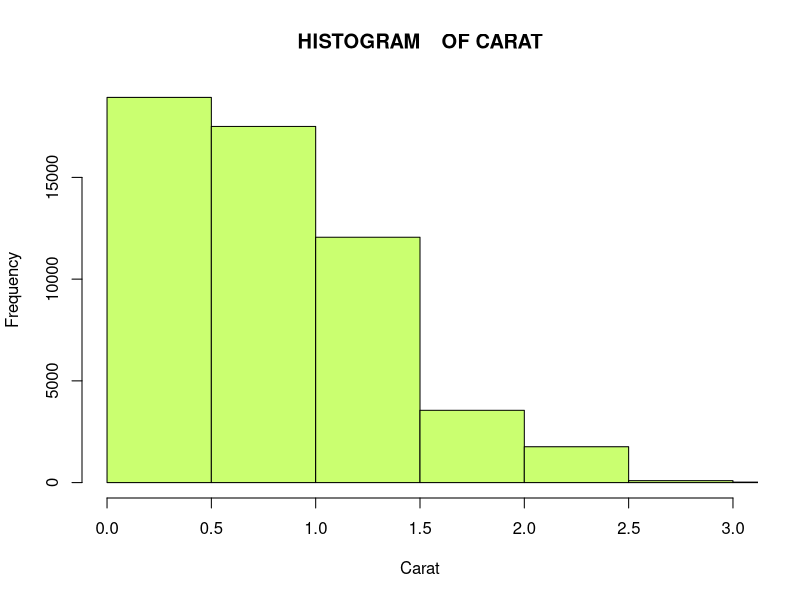
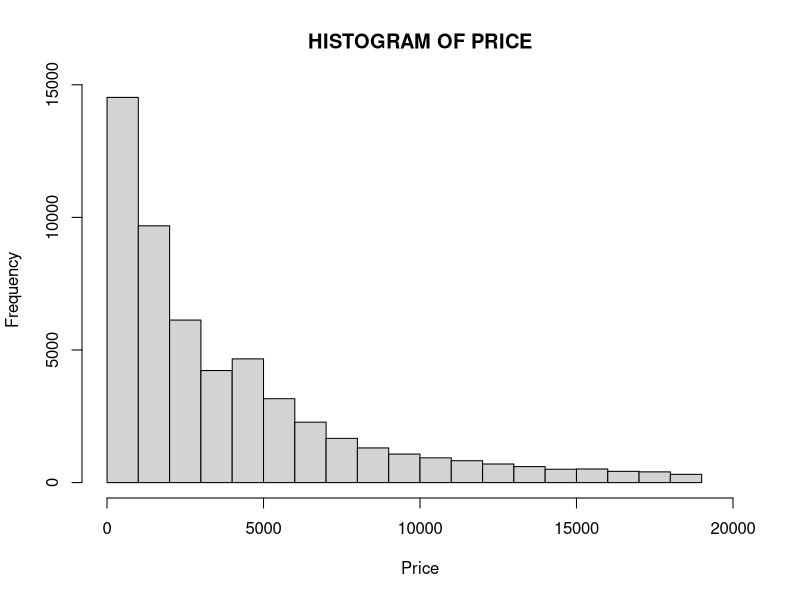
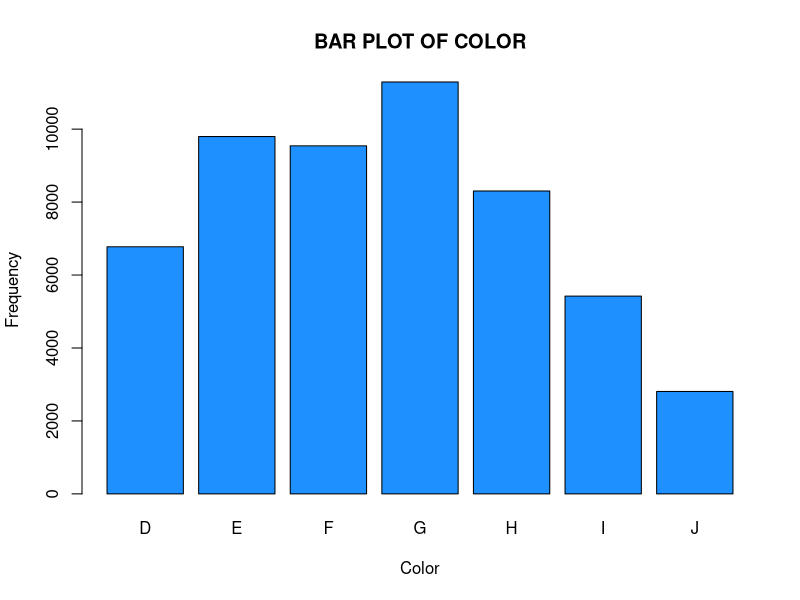
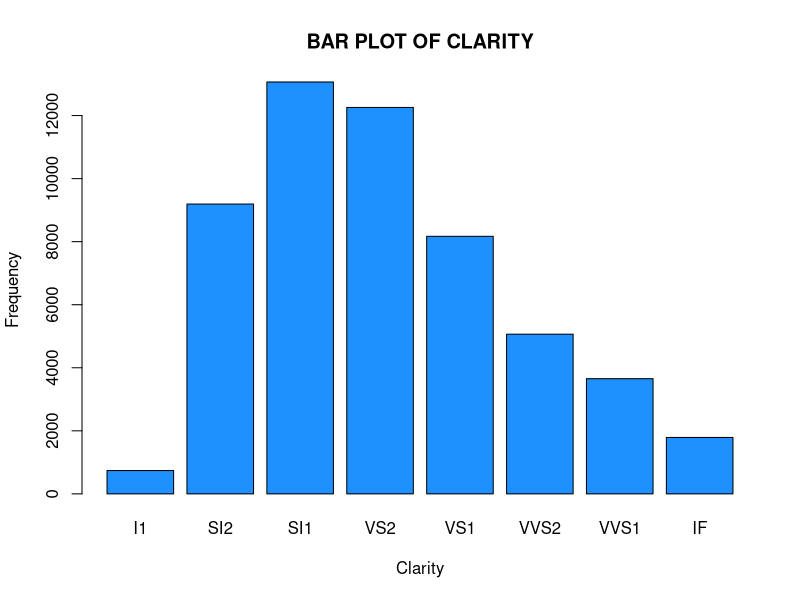
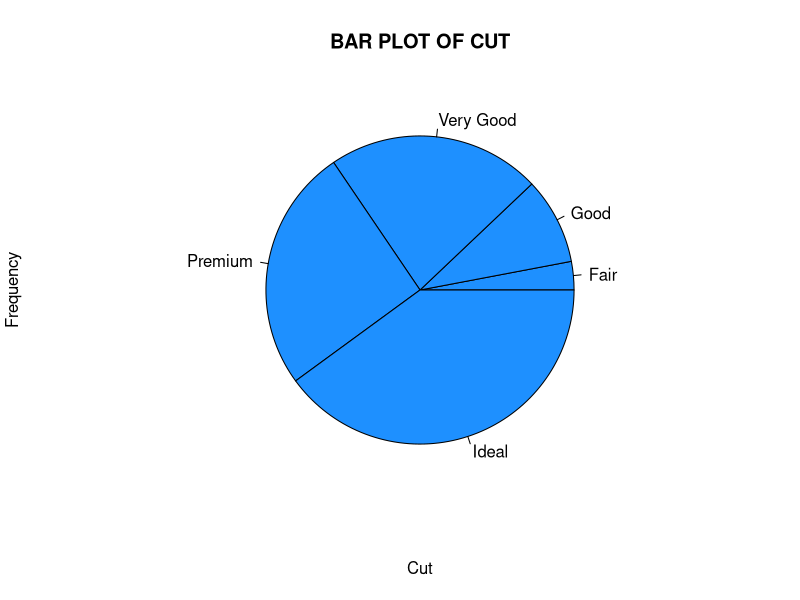
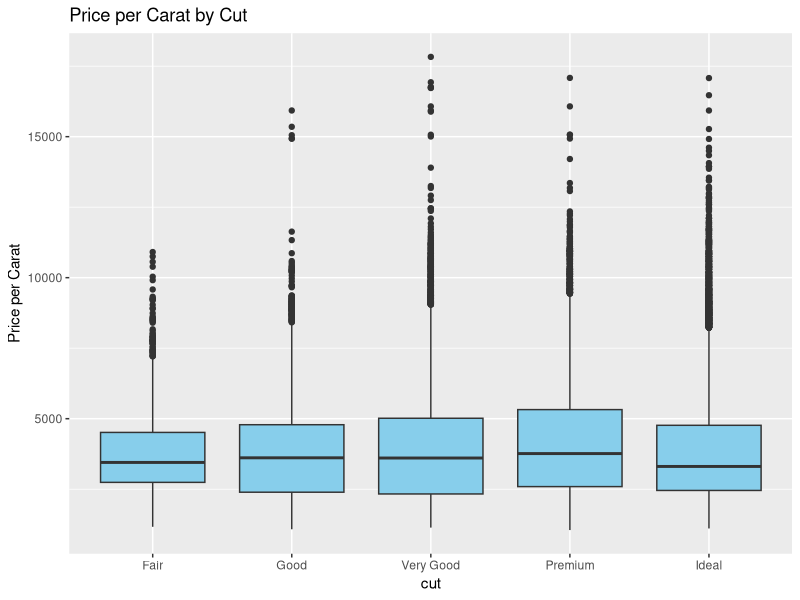
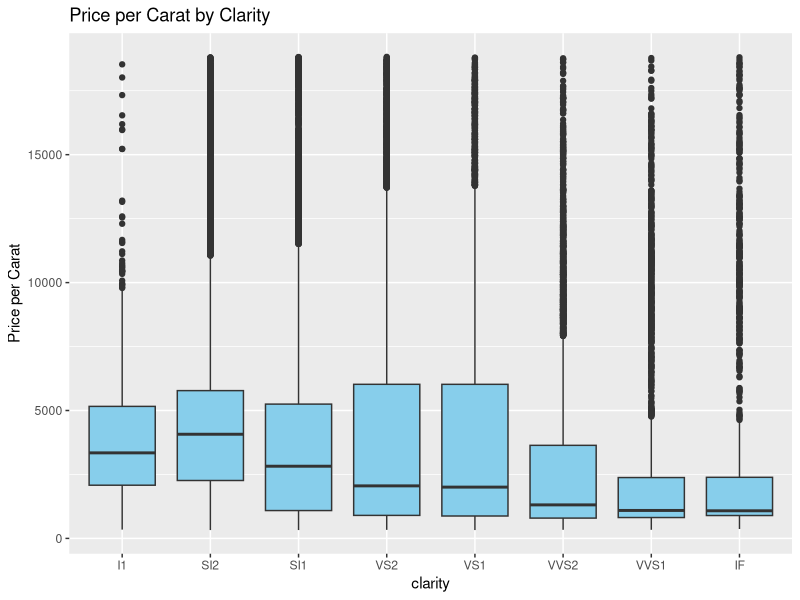
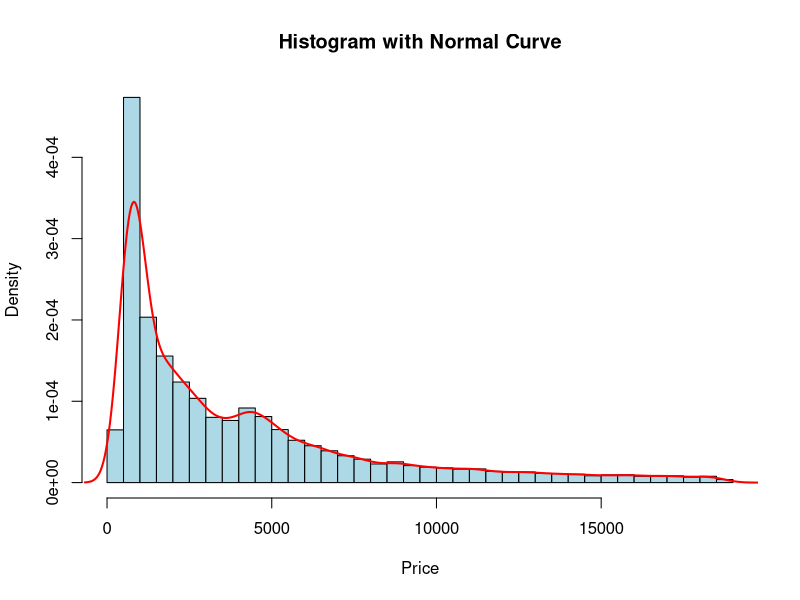

Write R code to recreate these figures, in order.
library(ggplot2)

head(diamonds)#install.packages("ggplot2")
#%%
a=diamonds
#%%
levels(diamonds$cut)
#%%
class(a$carat)   = "numeric" 
class(a$price)   = "numeric"
#%%
summary(a)
#%%
hist(a$carat,xlim=c(0,3), xlab="Carat",ylab="Frequency",main="HISTOGRAM	OF CARAT",col="darkolivegreen1")
#%%
hist(a$price, xlim = c(0, 20000), xlab = "Price", ylab = "Frequency", main = "HISTOGRAM OF PRICE" )
#%%
barplot(table(a$color),xlab = "Color", ylab = "Frequency", main = "BAR PLOT OF COLOR", col="dodgerblue")
#%%
barplot(table(a$clarity),xlab = "Clarity", ylab = "Frequency", main = "BAR PLOT OF CLARITY", col="dodgerblue")
#%%
pie(table(a$cut),xlab = "Cut", ylab = "Frequency", main = "BAR PLOT OF CUT", col="dodgerblue")
#%%
ggplot(diamonds, aes(x = cut, y = price/carat)) +
  geom_boxplot(fill = "skyblue") +
  labs(title = "Price per Carat by Cut",
       y = "Price per Carat")
#%%
ggplot(diamonds, aes(x = clarity, y = price)) +
  geom_boxplot(fill = "skyblue") +
  labs(title = "Price per Carat by Clarity",
       y = "Price per Carat")
#%%
#CHECKING FOR NORMAL DISTRIBUTION
x = diamonds$price  # or diamonds$carat, etc.
hist(x, breaks = 50, probability = TRUE, 
     col = "lightblue", main = "Histogram with Normal Curve", xlab = "Price")
lines(density(x), col = "red", lwd = 2)

qqnorm(x)
qqline(x, col = "red", lwd = 2)

ks.test(x, "pnorm", mean(x), sd(x))

#%%
# USE MEADIAN- MAD (median absolute deviation) TO USE Z-SCOPE(NORMALIZE IT)
price <- diamonds$price
med <- median(price)
mad_val <- mad(price)

# Modified z-score formula
mod_z <- 0.6745 * (price - med) / mad_val

# Threshold: usually > 3.5 is considered an outlier
outliers <- which(abs(mod_z) > 3.5)
diamonds[outliers, ]
length(outliers)
#%%
# USE MEADIAN- MAD (median absolute deviation) TO USE Z-SCOPE(NORMALIZE IT)
carat<- diamonds$carat
med <- median(carat)
mad_val <- mad(carat)

# Modified z-score formula
mod_z <- 0.6745 * (carat - med) / mad_val

# Threshold: usually > 3.5 is considered an outlier
outliers <- which(abs(mod_z) > 3.5)
diamonds[outliers, ]
length(outliers)
#%%
#CLEANING THE DATA
diamonds_clean <- diamonds[abs(mod_z) <= 3.5, ]
dim(diamonds_clean)

